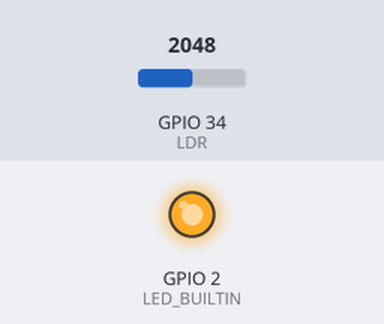
This sketch was run on a simulated ESP32. On the bench: output pins drawn as LEDs (lit = HIGH). The inputs (shaded band) are chosen by the test bench; at power-on: GPIO 34 (LDR) = 2048. WiFi joins after 1.5 s; servers stay silent unless stated; network time is answered at once with the bench clock; uploads are accepted with an empty reply; the local clock reads 2024-03-15 10:24:30 at power-on unless the sketch sets it; what the sketch prints to the serial monitor is not drawn.

Above: at 5.7 s.
5.8 s: GPIO 34 (LDR) set to 618
7.5 s: GPIO 34 (LDR) set to 560
At 8.7 s:
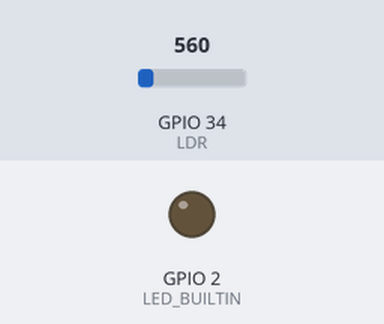
9.8 s: GPIO 34 (LDR) set to 1228
At 11.4 s:
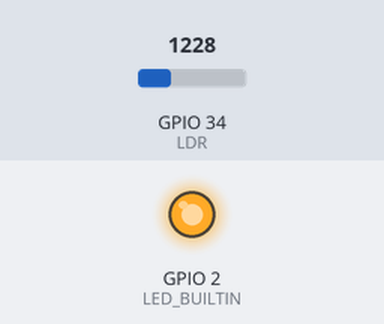
Timing chart, 0 to 12.8 s (numbered marks = the images above; inputs shaded):
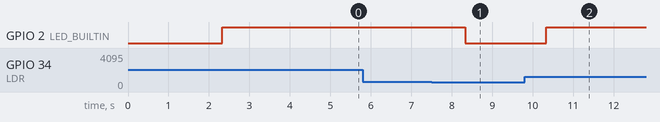

Measured:
- the behaviour switches between 595 and 594 on GPIO 34 (LDR) (found by bisection; images 0 and 1)
- after the input at 5.8 s, every drawn part: stays the same
- after the input at 7.5 s, GPIO 2 (LED_BUILTIN): HIGH → LOW after 0.84 s
- after the input at 9.8 s, GPIO 2 (LED_BUILTIN): LOW → HIGH after 0.54 s

The sketch:

esp32.ino
```cpp
#include <WiFi.h>
#include <WebServer.h>
#include <HTTPClient.h>
#include <NTPClient.h>
#include <WiFiUdp.h>

#define LDR 34
#define THRESHOLD 5
int sensor;
bool status;
bool prev_status;
int count = 0;

// Wifi Credentials
const char *ssid = "36";
const char *password = "okemos36";

const char *data_server = "http://cerfdataservice.pythonanywhere.com/";
WebServer server(80);   // local web server
WiFiUDP ntpUDP;   // NTP client for getting time
NTPClient timeClient(ntpUDP);

String timeStamp;

void connect_to_Wifi()
{
  Serial.print("Connecting to ");
  Serial.print(ssid);

  // connect to your local wi-fi network
  WiFi.begin(ssid, password);

  // check wi-fi is connected to wi-fi network
  while (WiFi.status() != WL_CONNECTED) {
    delay(1000);
    Serial.print(".");
  }
  Serial.println("");
  Serial.println("WiFi connected!");
  Serial.print("IP address: ");
  Serial.println(WiFi.localIP());

  timeClient.begin();   // initialize time server
  timeClient.setTimeOffset(-14400);   // offset timezone
}

void start_server()
{
  server.on("/", handle_Home);
  server.onNotFound(handle_NotFound);

  server.begin();
  Serial.println("HTTP server started!");
}
void handle_Home()
{
  digitalWrite(LED_BUILTIN, HIGH);
  Serial.println("Local Server: Accessing home page...");
  server.send(200, "text/html", SendHTML(status));
}

void handle_NotFound()
{
  Serial.println("Local Server: 404 Not found");
  server.send(404, "text/plain", "Not found");
}

void post_log()
{
  if (WiFi.status() == WL_CONNECTED) {
    timeClient.update();
    timeStamp = String(timeClient.getEpochTime());
    Serial.println(timeStamp);

    Serial.println("Log: Posting log...");
    HTTPClient http;
    http.begin(data_server);
    http.addHeader("Content-Type", "application/json");
    String httpRequestData = "{\"time\": \"" + timeStamp + "\", ";
    if (status) {
      httpRequestData += "\"status\": \"on\"}";
    } else {
      httpRequestData += "\"status\": \"off\"}";
    }
    int httpResponseCode = http.POST(httpRequestData);
    Serial.print("Log: HTTP Response code: ");
    Serial.println(httpResponseCode);
    http.end();
  } else {
    Serial.println("WiFi Disconnected");
  }
}

void monitor()
{
  sensor = 4095 - analogRead(LDR);
  // Serial.println(sensor);

  if (sensor > 3500)
  {
    if (!status) {
      count++;
    } else {
      status = false;
      count = 0;
    }
    digitalWrite(LED_BUILTIN, LOW);
  }
  else {
    if (status) {
      count++;
    } else {
      status = true;
      count = 0;
    }
    digitalWrite(LED_BUILTIN, HIGH);
  }

  if (count > THRESHOLD) {
    if (status != prev_status) {
      if (status) {
        Serial.println("Status: light is ON");
      } else {
        Serial.println("Status: light is OFF");
      }
      post_log();
      prev_status = status;
    }
    count = 0;
  }
}

void setup()
{
  pinMode(LED_BUILTIN, OUTPUT);
  Serial.begin(115200);
  delay(100);

  connect_to_Wifi();
  start_server();

  sensor = 4095 - analogRead(LDR);
  if (sensor > 3500) {
    prev_status = true;
    status = false;
  } else {
    prev_status = false;
    status = true;
  }
  post_log();
  prev_status = status;
}

void loop()
{
  server.handleClient();

  monitor();

  server.send(200, "text/html", SendHTML(status));

  delay(1000);
}

String SendHTML(bool status)
{
  String ptr = "<!DOCTYPE html> <html>\n";
  ptr += "<head><meta name=\"viewport\" content=\"width=device-width, initial-scale=1.0, user-scalable=no\">\n";
  ptr += "<title>CERF</title>\n";
  ptr += "<style>html { font-family: Helvetica; display: inline-block; margin: 0px auto; text-align: center;}\n";
  ptr += "body{margin-top: 50px;} h1 {color: #444444;margin: 50px auto 30px;} h3 {color: #444444;margin-bottom: 50px;}\n";
  ptr += ".button {display: block;width: 80px;background-color: #3498db;border: none;color: white;padding: 13px 30px;text-decoration: none;font-size: 25px;margin: 0px auto 35px;cursor: pointer;border-radius: 4px;}\n";
  ptr += ".button-on {background-color: #3498db;}\n";
  ptr += ".button-on:active {background-color: #2980b9;}\n";
  ptr += ".button-off {background-color: #34495e;}\n";
  ptr += ".button-off:active {background-color: #2c3e50;}\n";
  ptr += "p {font-size: 14px;color: #888;margin-bottom: 10px;}\n";
  ptr += "</style>\n";
  ptr += "</head>\n";
  ptr += "<body>\n";
  ptr += "<h1>CERF Light Sensor</h1>\n";
  ptr += "<h3>Location: </h3>\n";
  if (status) {
    ptr += "<h3>ON</h3>\n";
  } else {
    ptr += "<h3>OFF</h3>\n";
  }
  ptr += "</body>\n";
  ptr += "</html>\n";
  return ptr;
}
```
